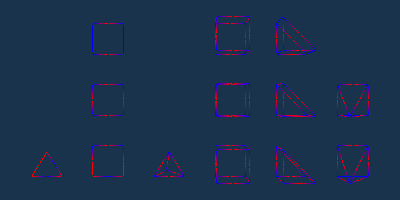

This figure's Python source:
#!/usr/bin/env python

# Demonstrate vtkExtractEdges on various quadratic cell types including
# triangles, quads, tetrahedra, hexahedra, wedges, and pyramids with
# shrink filter visualization.

# Factory overrides
import vtkmodules.vtkInteractionStyle  # noqa: F401
import vtkmodules.vtkRenderingFreeType  # noqa: F401
import vtkmodules.vtkRenderingOpenGL2  # noqa: F401

import numpy as np

from vtkmodules.vtkCommonCore import (
    vtkFloatArray,
    vtkPoints,
)
from vtkmodules.vtkCommonDataModel import (
    vtkBiQuadraticQuad,
    vtkBiQuadraticQuadraticHexahedron,
    vtkBiQuadraticQuadraticWedge,
    vtkQuadraticHexahedron,
    vtkQuadraticLinearQuad,
    vtkQuadraticLinearWedge,
    vtkQuadraticPyramid,
    vtkQuadraticQuad,
    vtkQuadraticTetra,
    vtkQuadraticTriangle,
    vtkQuadraticWedge,
    vtkTriQuadraticHexahedron,
    vtkTriQuadraticPyramid,
    vtkUnstructuredGrid,
)
from vtkmodules.vtkFiltersCore import (
    vtkAppendFilter,
    vtkExtractEdges,
)
from vtkmodules.vtkFiltersGeneral import vtkShrinkPolyData
from vtkmodules.vtkRenderingCore import (
    vtkActor,
    vtkDataSetMapper,
    vtkRenderWindow,
    vtkRenderWindowInteractor,
    vtkRenderer,
)
from vtkmodules.util.numpy_support import numpy_to_vtk as ntov

# Quadratic triangle
tri_points = vtkPoints()
tri_points.SetNumberOfPoints(6)
tri_points.SetData(ntov(np.array([
    [2.0, 0.0, 0.0], [3.0, 0.0, 0.0], [2.5, 0.8, 0.0],
    [2.5, 0.0, 0.0], [2.75, 0.4, 0.0], [2.25, 0.4, 0.0]])))
tri_scalars = vtkFloatArray()
tri_scalars.SetNumberOfTuples(6)
for i, v in enumerate([0.0, 0.0, 0.0, 1.0, 1.0, 0.0]):
    tri_scalars.InsertValue(i, v)
quadratic_triangle = vtkQuadraticTriangle()
for i in range(quadratic_triangle.GetNumberOfPoints()):
    quadratic_triangle.GetPointIds().SetId(i, i)
a_tri_grid = vtkUnstructuredGrid()
a_tri_grid.Allocate(1, 1)
a_tri_grid.InsertNextCell(quadratic_triangle.GetCellType(), quadratic_triangle.GetPointIds())
a_tri_grid.SetPoints(tri_points)
a_tri_grid.GetPointData().SetScalars(tri_scalars)

# Quadratic quadrilateral
quad_points = vtkPoints()
quad_points.SetNumberOfPoints(8)
quad_points.SetData(ntov(np.array([
    [4.0, 0.0, 0.0], [5.0, 0.0, 0.0], [5.0, 1.0, 0.0], [4.0, 1.0, 0.0],
    [4.5, 0.0, 0.0], [5.0, 0.5, 0.0], [4.5, 1.0, 0.0], [4.0, 0.5, 0.0]])))
quad_scalars = vtkFloatArray()
quad_scalars.SetNumberOfTuples(8)
for i, v in enumerate([0.0, 0.0, 1.0, 1.0, 1.0, 0.0, 0.0, 0.0]):
    quad_scalars.InsertValue(i, v)
quadratic_quad = vtkQuadraticQuad()
for i in range(quadratic_quad.GetNumberOfPoints()):
    quadratic_quad.GetPointIds().SetId(i, i)
a_quad_grid = vtkUnstructuredGrid()
a_quad_grid.Allocate(1, 1)
a_quad_grid.InsertNextCell(quadratic_quad.GetCellType(), quadratic_quad.GetPointIds())
a_quad_grid.SetPoints(quad_points)
a_quad_grid.GetPointData().SetScalars(quad_scalars)

# BiQuadratic quadrilateral
bquad_points = vtkPoints()
bquad_points.SetNumberOfPoints(9)
bquad_points.SetData(ntov(np.array([
    [4.0, 2.0, 0.0], [5.0, 2.0, 0.0], [5.0, 3.0, 0.0], [4.0, 3.0, 0.0],
    [4.5, 2.0, 0.0], [5.0, 2.5, 0.0], [4.5, 3.0, 0.0], [4.0, 2.5, 0.0],
    [4.5, 2.5, 0.0]])))
bquad_scalars = vtkFloatArray()
bquad_scalars.SetNumberOfTuples(9)
for i, v in enumerate([1.0, 1.0, 1.0, 1.0, 0.0, 0.0, 0.0, 0.0, 0.0]):
    bquad_scalars.InsertValue(i, v)
biquadratic_quad = vtkBiQuadraticQuad()
for i in range(biquadratic_quad.GetNumberOfPoints()):
    biquadratic_quad.GetPointIds().SetId(i, i)
b_quad_grid = vtkUnstructuredGrid()
b_quad_grid.Allocate(1, 1)
b_quad_grid.InsertNextCell(biquadratic_quad.GetCellType(), biquadratic_quad.GetPointIds())
b_quad_grid.SetPoints(bquad_points)
b_quad_grid.GetPointData().SetScalars(bquad_scalars)

# Quadratic linear quadrilateral
ql_quad_points = vtkPoints()
ql_quad_points.SetNumberOfPoints(6)
ql_quad_points.SetData(ntov(np.array([
    [4.0, 4.0, 0.0], [5.0, 4.0, 0.0], [5.0, 5.0, 0.0], [4.0, 5.0, 0.0],
    [4.5, 4.0, 0.0], [4.5, 5.0, 0.0]])))
ql_quad_scalars = vtkFloatArray()
ql_quad_scalars.SetNumberOfTuples(6)
for i, v in enumerate([1.0, 1.0, 1.0, 1.0, 0.0, 0.0]):
    ql_quad_scalars.InsertValue(i, v)
ql_quad = vtkQuadraticLinearQuad()
for i in range(ql_quad.GetNumberOfPoints()):
    ql_quad.GetPointIds().SetId(i, i)
ql_quad_grid = vtkUnstructuredGrid()
ql_quad_grid.Allocate(1, 1)
ql_quad_grid.InsertNextCell(ql_quad.GetCellType(), ql_quad.GetPointIds())
ql_quad_grid.SetPoints(ql_quad_points)
ql_quad_grid.GetPointData().SetScalars(ql_quad_scalars)

# Quadratic tetrahedron
tet_points = vtkPoints()
tet_points.SetNumberOfPoints(10)
tet_points.SetData(ntov(np.array([
    [6.0, 0.0, 0.0], [7.0, 0.0, 0.0], [6.5, 0.8, 0.0], [6.5, 0.4, 1.0],
    [6.5, 0.0, 0.0], [6.75, 0.4, 0.0], [6.25, 0.4, 0.0],
    [6.25, 0.2, 0.5], [6.75, 0.2, 0.5], [6.50, 0.6, 0.5]])))
tet_scalars = vtkFloatArray()
tet_scalars.SetNumberOfTuples(10)
for i, v in enumerate([1.0, 1.0, 1.0, 1.0, 0.0, 0.0, 0.0, 0.0, 0.0, 0.0]):
    tet_scalars.InsertValue(i, v)
quadratic_tetra = vtkQuadraticTetra()
for i in range(quadratic_tetra.GetNumberOfPoints()):
    quadratic_tetra.GetPointIds().SetId(i, i)
a_tet_grid = vtkUnstructuredGrid()
a_tet_grid.Allocate(1, 1)
a_tet_grid.InsertNextCell(quadratic_tetra.GetCellType(), quadratic_tetra.GetPointIds())
a_tet_grid.SetPoints(tet_points)
a_tet_grid.GetPointData().SetScalars(tet_scalars)

# Quadratic hexahedron
hex_points = vtkPoints()
hex_points.SetNumberOfPoints(20)
hex_points.SetData(ntov(np.array([
    [8, 0, 0], [9, 0, 0], [9, 1, 0], [8, 1, 0],
    [8, 0, 1], [9, 0, 1], [9, 1, 1], [8, 1, 1],
    [8.5, 0, 0], [9, 0.5, 0], [8.5, 1, 0], [8, 0.5, 0],
    [8.5, 0, 1], [9, 0.5, 1], [8.5, 1, 1], [8, 0.5, 1],
    [8, 0, 0.5], [9, 0, 0.5], [9, 1, 0.5], [8, 1, 0.5]])))
hex_scalars = vtkFloatArray()
hex_scalars.SetNumberOfTuples(20)
for i in range(20):
    hex_scalars.InsertValue(i, 1.0 if i < 8 else 0.0)
quadratic_hex = vtkQuadraticHexahedron()
for i in range(quadratic_hex.GetNumberOfPoints()):
    quadratic_hex.GetPointIds().SetId(i, i)
a_hex_grid = vtkUnstructuredGrid()
a_hex_grid.Allocate(1, 1)
a_hex_grid.InsertNextCell(quadratic_hex.GetCellType(), quadratic_hex.GetPointIds())
a_hex_grid.SetPoints(hex_points)
a_hex_grid.GetPointData().SetScalars(hex_scalars)

# TriQuadratic hexahedron
tq_hex_points = vtkPoints()
tq_hex_points.SetNumberOfPoints(27)
tq_hex_points.SetData(ntov(np.array([
    [8, 2, 0], [9, 2, 0], [9, 3, 0], [8, 3, 0],
    [8, 2, 1], [9, 2, 1], [9, 3, 1], [8, 3, 1],
    [8.5, 2, 0], [9, 2.5, 0], [8.5, 3, 0], [8, 2.5, 0],
    [8.5, 2, 1], [9, 2.5, 1], [8.5, 3, 1], [8, 2.5, 1],
    [8, 2, 0.5], [9, 2, 0.5], [9, 3, 0.5], [8, 3, 0.5],
    [8, 2.5, 0.5], [9, 2.5, 0.5], [8.5, 2, 0.5], [8.5, 3, 0.5],
    [8.5, 2.5, 0.0], [8.5, 2.5, 1], [8.5, 2.5, 0.5]])))
tq_hex_scalars = vtkFloatArray()
tq_hex_scalars.SetNumberOfTuples(27)
for i in range(27):
    tq_hex_scalars.InsertValue(i, 1.0 if i < 8 else 0.0)
tq_hex = vtkTriQuadraticHexahedron()
for i in range(tq_hex.GetNumberOfPoints()):
    tq_hex.GetPointIds().SetId(i, i)
tq_hex_grid = vtkUnstructuredGrid()
tq_hex_grid.Allocate(1, 1)
tq_hex_grid.InsertNextCell(tq_hex.GetCellType(), tq_hex.GetPointIds())
tq_hex_grid.SetPoints(tq_hex_points)
tq_hex_grid.GetPointData().SetScalars(tq_hex_scalars)

# BiQuadratic Quadratic hexahedron
bq_hex_points = vtkPoints()
bq_hex_points.SetNumberOfPoints(24)
bq_hex_points.SetData(ntov(np.array([
    [8, 4, 0], [9, 4, 0], [9, 5, 0], [8, 5, 0],
    [8, 4, 1], [9, 4, 1], [9, 5, 1], [8, 5, 1],
    [8.5, 4, 0], [9, 4.5, 0], [8.5, 5, 0], [8, 4.5, 0],
    [8.5, 4, 1], [9, 4.5, 1], [8.5, 5, 1], [8, 4.5, 1],
    [8, 4, 0.5], [9, 4, 0.5], [9, 5, 0.5], [8, 5, 0.5],
    [8, 4.5, 0.5], [9, 4.5, 0.5], [8.5, 4, 0.5], [8.5, 5, 0.5]])))
bq_hex_scalars = vtkFloatArray()
bq_hex_scalars.SetNumberOfTuples(24)
for i in range(24):
    bq_hex_scalars.InsertValue(i, 1.0 if i < 8 else 0.0)
bq_hex = vtkBiQuadraticQuadraticHexahedron()
for i in range(bq_hex.GetNumberOfPoints()):
    bq_hex.GetPointIds().SetId(i, i)
bq_hex_grid = vtkUnstructuredGrid()
bq_hex_grid.Allocate(1, 1)
bq_hex_grid.InsertNextCell(bq_hex.GetCellType(), bq_hex.GetPointIds())
bq_hex_grid.SetPoints(bq_hex_points)
bq_hex_grid.GetPointData().SetScalars(bq_hex_scalars)

# Quadratic wedge
wedge_points = vtkPoints()
wedge_points.SetNumberOfPoints(15)
wedge_points.SetData(ntov(np.array([
    [10, 0, 0], [11, 0, 0], [10, 1, 0], [10, 0, 1], [11, 0, 1], [10, 1, 1],
    [10.5, 0, 0], [10.5, 0.5, 0], [10, 0.5, 0],
    [10.5, 0, 1], [10.5, 0.5, 1], [10, 0.5, 1],
    [10, 0, 0.5], [11, 0, 0.5], [10, 1, 0.5]])))
wedge_scalars = vtkFloatArray()
wedge_scalars.SetNumberOfTuples(15)
for i in range(15):
    wedge_scalars.InsertValue(i, 1.0 if i < 6 else 0.0)
quadratic_wedge = vtkQuadraticWedge()
for i in range(quadratic_wedge.GetNumberOfPoints()):
    quadratic_wedge.GetPointIds().SetId(i, i)
a_wedge_grid = vtkUnstructuredGrid()
a_wedge_grid.Allocate(1, 1)
a_wedge_grid.InsertNextCell(quadratic_wedge.GetCellType(), quadratic_wedge.GetPointIds())
a_wedge_grid.SetPoints(wedge_points)
a_wedge_grid.GetPointData().SetScalars(wedge_scalars)

# Quadratic linear wedge
ql_wedge_points = vtkPoints()
ql_wedge_points.SetNumberOfPoints(12)
ql_wedge_points.SetData(ntov(np.array([
    [10, 4, 0], [11, 4, 0], [10, 5, 0], [10, 4, 1], [11, 4, 1], [10, 5, 1],
    [10.5, 4, 0], [10.5, 4.5, 0], [10, 4.5, 0],
    [10.5, 4, 1], [10.5, 4.5, 1], [10, 4.5, 1]])))
ql_wedge_scalars = vtkFloatArray()
ql_wedge_scalars.SetNumberOfTuples(12)
for i in range(12):
    ql_wedge_scalars.InsertValue(i, 1.0 if i < 6 else 0.0)
ql_wedge = vtkQuadraticLinearWedge()
for i in range(ql_wedge.GetNumberOfPoints()):
    ql_wedge.GetPointIds().SetId(i, i)
ql_wedge_grid = vtkUnstructuredGrid()
ql_wedge_grid.Allocate(1, 1)
ql_wedge_grid.InsertNextCell(ql_wedge.GetCellType(), ql_wedge.GetPointIds())
ql_wedge_grid.SetPoints(ql_wedge_points)
ql_wedge_grid.GetPointData().SetScalars(ql_wedge_scalars)

# BiQuadratic wedge
bq_wedge_points = vtkPoints()
bq_wedge_points.SetNumberOfPoints(18)
bq_wedge_points.SetData(ntov(np.array([
    [10, 2, 0], [11, 2, 0], [10, 3, 0], [10, 2, 1], [11, 2, 1], [10, 3, 1],
    [10.5, 2, 0], [10.5, 2.5, 0], [10, 2.5, 0],
    [10.5, 2, 1], [10.5, 2.5, 1], [10, 2.5, 1],
    [10, 2, 0.5], [11, 2, 0.5], [10, 3, 0.5],
    [10.5, 2, 0.5], [10.5, 2.5, 0.5], [10, 2.5, 0.5]])))
bq_wedge_scalars = vtkFloatArray()
bq_wedge_scalars.SetNumberOfTuples(18)
for i in range(18):
    bq_wedge_scalars.InsertValue(i, 1.0 if i < 6 else 0.0)
bq_wedge = vtkBiQuadraticQuadraticWedge()
for i in range(bq_wedge.GetNumberOfPoints()):
    bq_wedge.GetPointIds().SetId(i, i)
bq_wedge_grid = vtkUnstructuredGrid()
bq_wedge_grid.Allocate(1, 1)
bq_wedge_grid.InsertNextCell(bq_wedge.GetCellType(), bq_wedge.GetPointIds())
bq_wedge_grid.SetPoints(bq_wedge_points)
bq_wedge_grid.GetPointData().SetScalars(bq_wedge_scalars)

# Quadratic pyramid
pyra_points = vtkPoints()
pyra_points.SetNumberOfPoints(13)
pyra_points.SetData(ntov(np.array([
    [12, 0, 0], [13, 0, 0], [13, 1, 0], [12, 1, 0], [12, 0, 1],
    [12.5, 0, 0], [13, 0.5, 0], [12.5, 1, 0], [12, 0.5, 0],
    [12, 0, 0.5], [12.5, 0, 0.5], [12.5, 0.5, 0.5], [12, 0.5, 0.5]])))
pyra_scalars = vtkFloatArray()
pyra_scalars.SetNumberOfTuples(13)
for i in range(13):
    pyra_scalars.InsertValue(i, 1.0 if i < 6 else 0.0)
quadratic_pyramid = vtkQuadraticPyramid()
for i in range(quadratic_pyramid.GetNumberOfPoints()):
    quadratic_pyramid.GetPointIds().SetId(i, i)
a_pyramid_grid = vtkUnstructuredGrid()
a_pyramid_grid.Allocate(1, 1)
a_pyramid_grid.InsertNextCell(quadratic_pyramid.GetCellType(), quadratic_pyramid.GetPointIds())
a_pyramid_grid.SetPoints(pyra_points)
a_pyramid_grid.GetPointData().SetScalars(pyra_scalars)

# TriQuadratic pyramid
tq_pyra_points = vtkPoints()
tq_pyra_points.SetNumberOfPoints(19)
tq_pyra_points.SetData(ntov(np.array([
    [12, 2, 0], [13, 2, 0], [13, 3, 0], [12, 3, 0], [12, 2, 1],
    [12.5, 2, 0], [13, 2.5, 0], [12.5, 3, 0], [12, 2.5, 0],
    [12, 2, 0.5], [12.5, 2, 0.5], [12.5, 2.5, 0.5], [12, 2.5, 0.5],
    [12.5, 2.5, 0],
    [12 + 1.0 / 3.0, 2, 1.0 / 3.0],
    [12 + 2.0 / 3.0, 2 + 1.0 / 3.0, 1.0 / 3.0],
    [12 + 1.0 / 3.0, 2 + 2.0 / 3.0, 1.0 / 3.0],
    [12, 2 + 1.0 / 3.0, 1.0 / 3.0],
    [12 + 0.4, 2 + 0.4, 0.2]])))
tq_pyra_scalars = vtkFloatArray()
tq_pyra_scalars.SetNumberOfTuples(19)
for i in range(19):
    if i < 6 or i == 18:
        tq_pyra_scalars.InsertValue(i, 1.0)
    else:
        tq_pyra_scalars.InsertValue(i, 0.0)
triquadratic_pyramid = vtkTriQuadraticPyramid()
for i in range(triquadratic_pyramid.GetNumberOfPoints()):
    triquadratic_pyramid.GetPointIds().SetId(i, i)
a_tq_pyramid_grid = vtkUnstructuredGrid()
a_tq_pyramid_grid.Allocate(1, 1)
a_tq_pyramid_grid.InsertNextCell(triquadratic_pyramid.GetCellType(), triquadratic_pyramid.GetPointIds())
a_tq_pyramid_grid.SetPoints(tq_pyra_points)
a_tq_pyramid_grid.GetPointData().SetScalars(tq_pyra_scalars)

# Append all quadratic cells together
append_filter = vtkAppendFilter()
append_filter.AddInputData(b_quad_grid)
append_filter.AddInputData(ql_quad_grid)
append_filter.AddInputData(ql_wedge_grid)
append_filter.AddInputData(a_tri_grid)
append_filter.AddInputData(a_quad_grid)
append_filter.AddInputData(a_tet_grid)
append_filter.AddInputData(a_hex_grid)
append_filter.AddInputData(tq_hex_grid)
append_filter.AddInputData(bq_hex_grid)
append_filter.AddInputData(a_wedge_grid)
append_filter.AddInputData(bq_wedge_grid)
append_filter.AddInputData(a_pyramid_grid)
append_filter.AddInputData(a_tq_pyramid_grid)

# Extract edges
extract = vtkExtractEdges()
extract.SetInputConnection(append_filter.GetOutputPort())

shrink = vtkShrinkPolyData()
shrink.SetInputConnection(extract.GetOutputPort())
shrink.SetShrinkFactor(0.90)

mapper = vtkDataSetMapper()
mapper.SetInputConnection(shrink.GetOutputPort())

actor = vtkActor()
actor.SetMapper(mapper)
actor.GetProperty().SetRepresentationToWireframe()

# Renderer
renderer = vtkRenderer()
renderer.SetBackground(0.1, 0.2, 0.3)
renderer.AddActor(actor)

# Window
render_window = vtkRenderWindow()
render_window.AddRenderer(renderer)
render_window.SetSize(400, 200)
render_window.SetWindowName("extract edges quadratic cells")

# Interactor
interactor = vtkRenderWindowInteractor()
interactor.SetRenderWindow(render_window)

# Scene
renderer.ResetCamera()
renderer.GetActiveCamera().Dolly(2.0)
renderer.ResetCameraClippingRange()

interactor.Initialize()
interactor.Start()
